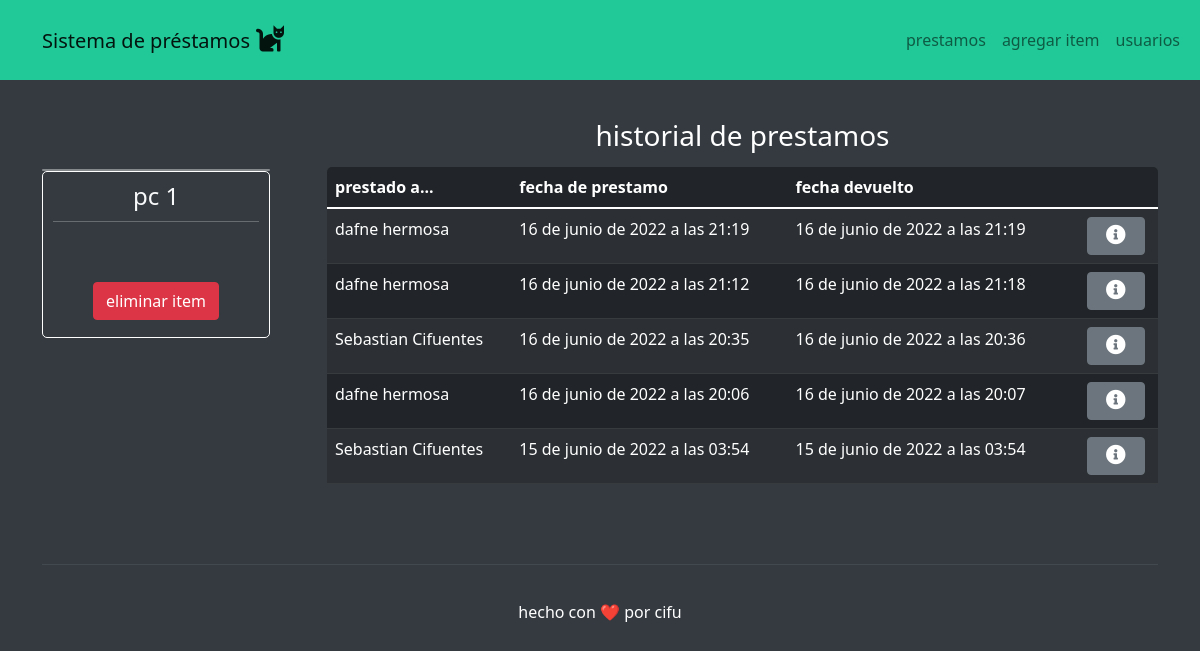
/3/, run on an earlier commit of the app's database.
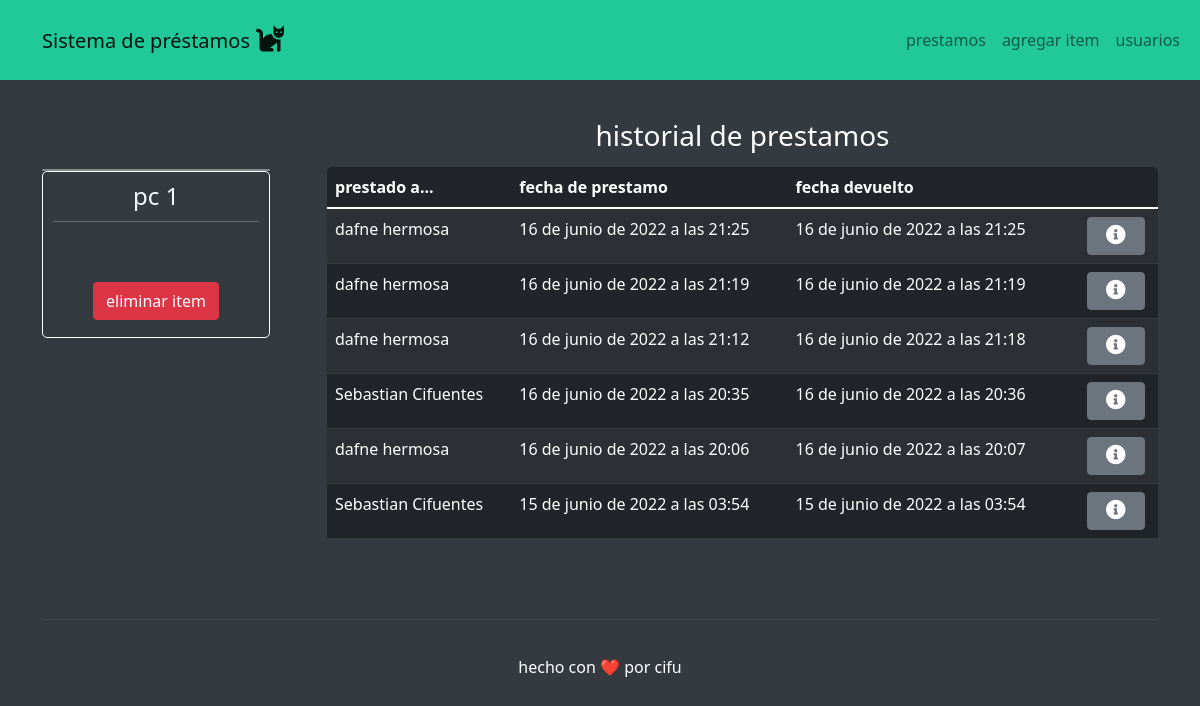
And on a later commit of the database.
### items/models.py (models this page shows, shortened)
class prestamo(models.Model):
    usuario = models.ForeignKey(usuario, on_delete=models.CASCADE)
    item = models.ForeignKey(item, on_delete=models.CASCADE)
    fecha_prestamo = models.DateTimeField('fecha prestamo', null=True, blank=True)
    fecha_devuelto = models.DateTimeField('fecha devuelto', null=True, blank=True)
    devuelto = models.BooleanField(default=False)

class usuario(models.Model):
    nombre = models.CharField(max_length=150)
    rol = models.CharField(max_length=15, blank=True)
    rut = models.CharField(max_length=15, blank=True)
    correo = models.CharField(max_length=150, blank=True)
    def __str__(self):
        return self.nombre

### items/views.py (the view)
# urls.py: path('<int:id>/', views.item_, name='item_'),
def item_(request, id):
    print("request de item")
    item_ = get_object_or_404(item, pk=id)
    prestamos = prestamo.objects.filter(item=item_).order_by("-fecha_prestamo")
    return(render(request, 'item.html', {'item':item_, 'prestamos':prestamos}))

### items/models.py (called while the page is built)
    def __str__(self):
        return self.nombre

### items/templates/item.html (shortened to what this page needs)
{% extends 'base.html' %}
{% block content %}
<div class="container" style="padding-top: 39px;">
    <div class="row">
        <div class="col-auto col-md-3" style="margin-top: 50px;padding-right: 45px;">
            <div class="card" style="background: rgba(255,255,255,0.5);"></div>
            <form
                style="border-radius: 5px;padding-top: 10px;padding-right: 10px;padding-bottom: 10px;padding-left: 10px;border: 1px solid var(--bs-body-bg);border-top-style: solid;">
                <h1 class="fs-4 text-center" style="color: var(--bs-gray-100);">{{ item }}</h1>
                <hr
                    style="background: var(--bs-body-bg);border-width: 1px;border-color: var(--bs-body-bg);color: var(--bs-body-bg);margin-top: 10px;margin-bottom: 10px;" />
                <div class="d-flex d-md-flex d-lg-flex justify-content-end justify-content-md-end align-items-md-center justify-content-lg-end justify-content-xl-center"
                    style="margin-top: 60px;padding-bottom: 7px;"><button class="btn btn-danger" type="button">eliminar
                        item</button></div>
            </form>
        </div>
        <div class="col-md-9">
            <div class="text-center" style="margin-top: 0px;margin-bottom: 14px;">
                <h3 style="color: var(--bs-body-bg);">historial de prestamos</h3>
            </div>
            <div class="table-responsive" style="border-radius: 5px;border: 1px none var(--bs-body-bg);">
                <table class="table table-striped table-dark">
                    <thead>
                        <tr>
                            <th>prestado a...</th>
                            <th>fecha de prestamo</th>
                            <th>fecha devuelto</th>
                            <th></th>
                        </tr>
                    </thead>
                    <tbody>
                        {% for prestamo in prestamos %}
                        <tr>
                            <td>{{prestamo.usuario}}</td>
                            <td>{{prestamo.fecha_prestamo}}</td>
                            {% if prestamo.fecha_devuelto %}
                            <td>{{prestamo.fecha_devuelto}}</td>
                            {% else %}
                            <td> </td>
                            {% endif %}
                            <td class="d-lg-flex justify-content-lg-center"><button class="btn btn-secondary"
                                    type="button"
                                    style="text-align: center;padding-left: 18px;padding-right: 18px;margin-left: 10px;"><i
                                        class="fas fa-info-circle fs-5"></i></button></td>
                        </tr>
                        {% endfor %}
                    </tbody>
                </table>
            </div>
        </div>
    </div>
</div>
{% endblock %}

What changed in the data, as far as the page shows it:
added prestamo: usuario "dafne hermosa", fecha_prestamo "16 de junio de 2022 a las 21:25", fecha_devuelto "16 de junio de 2022 a las 21:25"
